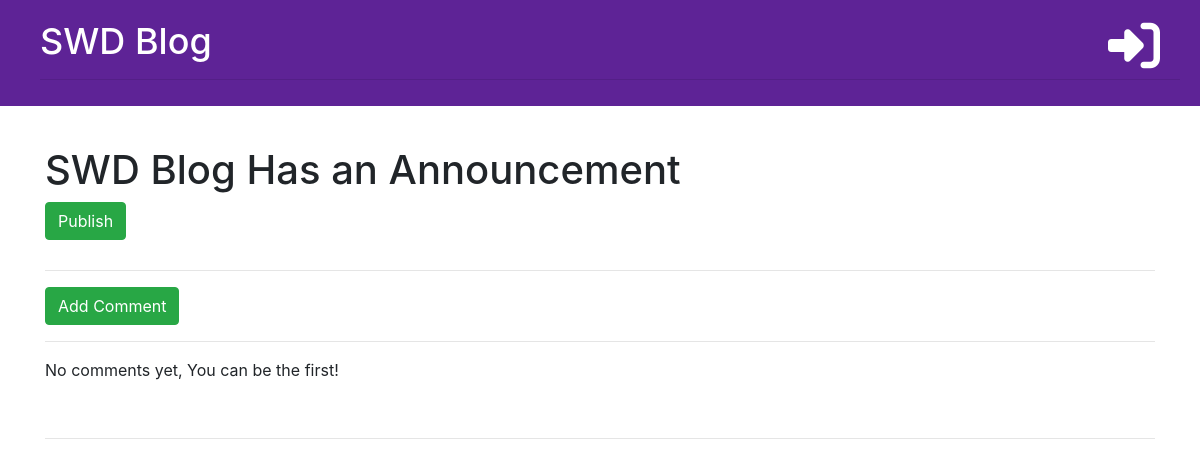
The app's page /post/17/, older data.
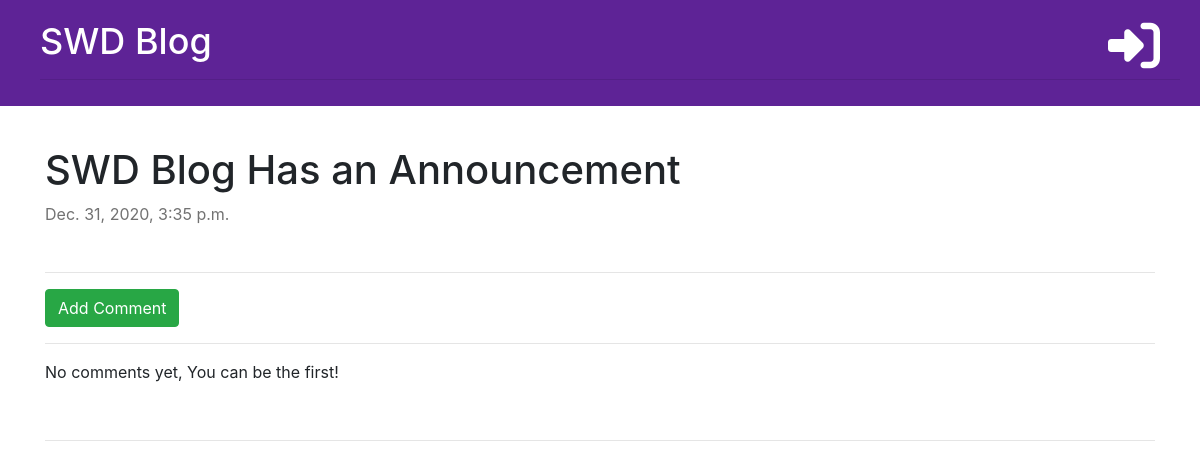
The same page, newer data.
### blog/models.py (models this page shows, shortened)
class Post(models.Model):
    author = models.ForeignKey('auth.User', on_delete=models.CASCADE)
    title = models.CharField(max_length=200)
    text = models.TextField()
    created_date = models.DateTimeField(default=timezone.now)
    published_date = models.DateTimeField(blank=True, null=True)

### blog/views.py (the view)
# urls.py: path('post/<int:pk>/', views.post_detail, name='post_detail'),
def post_detail(request, pk):
    post = get_object_or_404(Post, pk=pk)
    stuff_for_frontend = {'post': post}
    return render(request, 'blog/post_detail.html', stuff_for_frontend)

### blog/templatetags/markdownify.py (called while the page is built)
@register.filter
def markdown(value):
    renderer = HighlightRenderer()
    markdown = mistune.Markdown(renderer=renderer)
    return markdown(value)

### blog/templates/blog/post_detail.html (shortened to what this page needs)
{% extends 'blog/base.html' %}
{% load markdownify %}
{% block content %}
    <div class="post" >
        <div class="d-flex">
        <h1>{{ post.title }}</h1>
        </div>
        {% if post.published_date %}
            <div class="d-flex">
                <p class="published-date " >{{ post.published_date }}</p>
            </div>
        {% else %}
            <a href="{% url 'post_publish' pk=post.pk %}" class="btn btn-success">Publish</a>
        {% endif %}
    </div>
    <hr>
    <a href="{% url 'add_comment_to_post' pk=post.pk %}" class="btn btn-success">Add Comment</a>
    <hr>
    {% for comment in post.comments.all %}
        {% if user.is_authenticated or comment.approved %}
            <div class="comment">
                <strong>{{ comment.author }}</strong>
                    {% if not comment.approved and user.is_superuser %}
                        <a href="{% url 'comment_approve' pk=comment.pk %}" title="Approve Comment"><i class="fas fa-check-square"></i></a>
                        <a href="{% url 'comment_remove' pk=comment.pk %}" title="Delete Comment"> <i class="far fa-trash-alt"></i></a>
                    {% elif user.is_superuser %}
                        <a href="{% url 'comment_remove' pk=comment.pk %}" title="Delete Comment"> <i class="far fa-trash-alt"></i></a>
                    {% endif %}
                <div class="date">
                    <small>{{ comment.created_date }}</small>
                </div>
                <br>
                <p>{{ comment.text | markdown | safe | linebreaksbr }}</p>
                <hr>
            </div>
        {% endif %}
        {% empty %}
            <p>No comments yet, You can be the first!</p>
            <br>
            <hr>
    {% endfor %}
{% endblock %}

### blog/templates/blog/base.html (shortened to what this page needs)
{% load static %}
<!DOCTYPE html>
<html lang="en">
    <head>
        <link rel="stylesheet" href="https://cdn.jsdelivr.net/npm/bootstrap@4.5.3/dist/css/bootstrap.min.css"
>
        <link rel="stylesheet" type="text/css" href="{% static 'css/blog.css' %}">
        <link rel="stylesheet" type="text/css" href="{% static 'css/zenburn.css' %}">
    </head>
<body>
    <div class="page-header">
        {% if user.is_authenticated %}
            <a href="{% url 'logout' %}" class="top-menu" title="Logout" ><i class="fas fa-sign-out-alt fa-2x"></i></a>
            <a href="{% url 'post_new' %}" class="top-menu" title="Create New Post" ><i class="far fa-plus-square fa-2x"></i></a>
            <a href="{% url 'post_draft_list' %}" class="top-menu" title="View Draft List" ><i class="far fa-file-alt fa-2x"></i></a>
            <p class="top-menu">Hi, {{ user.username }} <small>:)</small></p>
        {% else %}
            <a href="{% url 'login' %}" class="top-menu" title="Login" ><i class="fas fa-sign-in-alt fa-2x"></i></a>
        {% endif %}
        <h1><a href="{% url 'post_list' %}" title="Return to Blog List">SWD Blog</a></h1>
        <hr>
    </div>
    <div class="content container">
        <div class="row">
            <div class="col-md-12">
                {% block content %}
                {% endblock %}
            </div>
        </div>
    </div>
</body>
</html>

### blog/static/css/blog.css (style rules this page uses)
.page-header { background-color: rgb(94, 35, 150); margin-top: 0; padding: 20px 20px 10px 40px; margin-bottom: 40px; }
.page-header h1, .page-header h1 a { color: #ffffff; font-size: 36px; text-decoration: none; }
.published-date { color: #727272; font-weight: 400; }
.post { margin-bottom: 30px; }
.top-menu { color: #ffffff; float: right; font-size: 26px; margin-right: 20px; }

Row changes from the older to the newer data that the page shows:
changed Post "SWD Blog Has an Announcement": published_date (not shown) → "Dec. 31, 2020, 3:35 p.m."
Text that changed along with them:
text no longer shown: "Publish"
